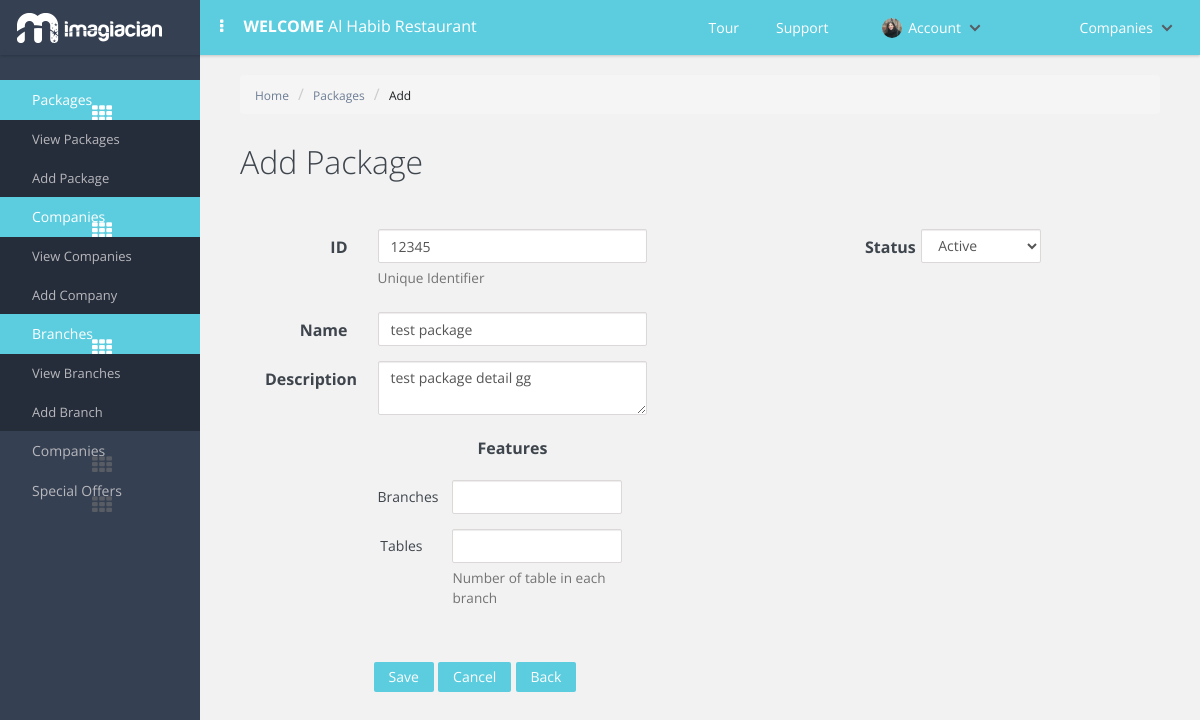
The page /add_package.php?id=1 (signed in) on the database its author committed.
### tables this page shows
CREATE TABLE `packages` (
  `package_id` int(11) NOT NULL AUTO_INCREMENT,
  `package_unique_id` varchar(32) NOT NULL,
  `package_name` varchar(32) NOT NULL,
  `package_detail` varchar(64) NOT NULL,
  `package_features` longtext NOT NULL,
  `package_status` varchar(32) NOT NULL,
  PRIMARY KEY (`package_id`)
);

### common/class.database.php (called while the page is built, shortened)
<?php
class Database {
    public $_DB;
    public $_query;
    public $_where = array();
    public $_select = array();
    public $_action;
    public $_table;
    public $_force_select_all = false;
    public function __construct() {
        try {
            $this->_DB = new PDO('mysql:host=' . DB_HOST . ';dbname=' . DB_NAME, DB_USER, DB_PASS);
            $this->_DB->setAttribute(PDO::ATTR_ERRMODE, PDO::ERRMODE_EXCEPTION);
        } catch (PDOException $e) {
            echo 'ERROR: ' . $e->getMessage();
        }
    }
    public function where($column_name, $value, $operator = '=') {
        $this->_where[$column_name] = array();
        $this->_where[$column_name][] = $value;
        $this->_where[$column_name][] = $operator;
    }
    public function query($query) {
        try {
            $this->_query = $this->_DB->prepare(filter_var($query, FILTER_SANITIZE_STRING));
            $this->bind_results();
            $this->_query->execute();
            $this->_where = array();
            $this->_select = array();
        } catch (PDOException $e) {
            $er = $e->errorInfo;
            echo '<p style="font-family:arial; background:#F00; position:absolute; z-index:10000; color:#FFF; padding:5px;">ERROR: ' . $er[2] . '</p>';
        }
    }
    public function bind_results() {
        if (!empty($this->_where)) {
            $ci = 0;
            foreach ($this->_where as $c => $value) {
                $ci++;
                if (is_array($value[0])) {
                    foreach ($value[0] as $rkey => $rvalue) {
                        $this->_query->bindValue(':' . $c.($ci+$rkey), $rvalue, $this->get_type($rvalue));
                    }
                }else{
                    $this->_query->bindValue(':' . $c.$ci, $value[0], $this->get_type($value[0]));
                }
            }
        }
    }
    public function get_type($value) {
        if (is_int($value)) {
            $param = PDO::PARAM_INT;
        } elseif (is_bool($value)) {
            $param = PDO::PARAM_BOOL;
        } elseif (is_null($value)) {
            $param = PDO::PARAM_NULL;
        } elseif (is_string($value)) {
            $param = PDO::PARAM_STR;
        } else {
            $param = FALSE;
        }
        return $param;
    }
    public function build_query() {
        $query = $this->_action;
        if ($this->_action == 'SELECT') {
            if (!empty($this->_select)) {
                if ($this->_force_select_all == true) {
                    $query .= ' *,';
                }
                foreach ($this->_select as $column_name => $name) {
                    $query .=' ' . $column_name . ' as ' . $name . ', ';
                }
            } else {
                $query .= ' *';
            }
            $query = rtrim($query, ', ');
        }
        if ($this->_action != 'UPDATE' && $this->_action != 'INSERT') {
            $query .= ' FROM ';
        }
        $query .= $this->_table;
        if (!empty($this->_where)) {
            $query .= ' WHERE ';
            $columns = array();
            $ci = 0;
            foreach ($this->_where as $c => $v) {
                $cn = $c;
                $ci++;
                if ($v[1] == 'BETWEEN') {
                    $columns[] = $cn . ' ' . $v[1] . ' :' . $c.$ci . ' and :' . $c.($ci+1);
                }elseif($v[1] == 'IN'){
                    $columns[] = $cn . ' IN ' . $v[0];
                }else{
                    $columns[] = $cn . ' ' . $v[1] . ' :' . $c.$ci;
                }
            }
            $query .= implode(' AND ', $columns);
        }
        $this->query($query);
    }
    public function result($fetch_type = PDO::FETCH_OBJ) {
        return $this->_query->fetch($fetch_type);
    }
    public function from($table_name, $num_rows = NULL) {
        $this->_action = 'SELECT';
        $this->_table = $table_name;
        $this->build_query();
    }
}

### classes/class.package.php (called while the page is built, shortened)
<?php
class package extends database
{
	private $table_name;
	function __construct()
	{
		$this->table_name = 'packages';
	}
	public function get_packages($ID = NULL)
	{
		if (isset($ID)) {
			$this->from($this->table_name);
			return $this->result();
		}
		else {
			$this->from($this->table_name);
			return $this->all_results();
		}
	}
}
 ?>

### add_package.php (the view, shortened to what this page needs)
<?php include 'includes/header.php'; ?>
<div class="container-fluide">
	<ul class="breadcrumb">
	    <li><a href="#">Home</a></li>
	    <li><a href="view_package.php">Packages</a></li>
	    <li><a class="active" href="#" >Add</a></li>
	</ul>
<div class="page-heading">
	<h1>Add Package</h1>
</div>
<div class="form-container">
<?php
	$package = new package();
	$ID = (isset($_GET['id']))? $_GET['id'] : NULL;
	if (isset($ID)) {
		$package_result = $package->get_packages($ID);
		$package_result->package_features = json_decode($package_result->package_features);
	}
?>
<form class="form-horizontal" action="" method="post">
	<div class="col-sm-6">
		  <div class="form-group">
		    <label for="package_unique_id" class="col-sm-3 control-label">ID</label>
		    <div class="col-sm-8">
		      <input type="text" class="form-control" name="package_unique_id" id="package_unique_id" value="<?php echo (isset($ID))? $package_result->package_unique_id : '' ?>" placeholder="Id" readonly>
		      <small class="help-block">Unique Identifier</small>
		    </div>
		  </div>
		  <div class="form-group">
		    <label for="package_name" class="col-sm-3 control-label">Name</label>
		    <div class="col-sm-8">
		      <input type="text" class="form-control" name="package_name" id="package_name" value="<?php echo (isset($ID))? $package_result->package_name : '' ?>" placeholder="Small description">
		    </div>
		  </div>
		  <div class="form-group">
		    <label for="package_desc" class="col-sm-3 control-label">Description</label>
		    <div class="col-sm-8">
		      <textarea class="form-control" id="package_desc" name="package_desc" placeholder="Details"><?php echo (isset($ID))? $package_result->package_detail : '' ?></textarea>
		    </div>
		  </div>
		  <div class="form-group">
		    <label class="col-sm-3 control-label"></label>
		    <div class="col-sm-8 packages-features">
				<label for="" class="control-label"><strong>Features</strong></label>
				<div class="form-group">
					<label class="col-sm-3 control-label">Branches</label>
					<div class="col-sm-8">
						<input type="text" class="form-control" name="package_features[branches]" value="<?php echo (isset($ID))? $package_result->package_features->branches : '' ?>">
					</div>
				</div>
				<div class="form-group">
					<label class="col-sm-3 control-label">Tables</label>
					<div class="col-sm-8">
						<input type="text" class="form-control" name="package_features[tables]" value="<?php echo (isset($ID))? $package_result->package_features->tables : '' ?>">
						<small class="help-block">Number of table in each branch</small>
					</div>
				</div>
		    </div>
		  </div>
		  <div class="col-sm-offset-3 form-group btn-container ">
			  <input type="submit" name="add_package" class="btn btn-primary" value="Save">
			  <input type="reset" class="btn btn-primary" value="Cancel">
			  <button  class="btn btn-primary">Back</button>
		  </div>
	</div>
    <div class="col-sm-3 col-sm-offset-2">
	  	 <div class="form-group">
		    <label for="package_status" class="col-sm-3 control-label">Status</label>
		    <div class="col-sm-8">
		      <select class="form-control" id="package_status" name="package_status"  required>
					<?php foreach($package->packages_status as $status_key => $status_value){ ?>
						<option value="<?php echo $status_key; ?>" <?php (isset($ID))? $selected_status = $package_result->package_status : '';if(isset($ID)){if($status_key == $selected_status){echo 'selected=selected';}}?> ><?php echo $status_value; ?></option>
						<?php } ?>
				</select>
		    </div>
		  </div>
	</div>
 </form>
</div>
	</div>
<?php include 'includes/footer.php'; ?>

### assets/codyhouse-menu/css/style.css (style rules this page uses)
*, *::after, *::before { box-sizing: border-box; }
html { font-size: 62.5%; }
body { font-size: 1.6rem; font-family: "Open Sans", sans-serif; color: #3e454c; background-color: #ffffff; }
body::after { clear: both; content: ""; display: table; }
a { color: #1784c7; text-decoration: none; }
input { font-family: "Open Sans", sans-serif; font-size: 1.6rem; }
.cd-main-content .content-wrapper h1 { text-align: center; padding: 3em 0; font-size: 2rem; }
@media only screen and (min-width: 768px) { .cd-main-content .content-wrapper h1 { padding: 4em 0; font-size: 3.2rem; font-weight: 300; } }

### assets/css/main-styles.css (style rules this page uses)
.breadcrumb a { color: #6e7e95; font-size: 12px; }
.breadcrumb .active { color: #1C1F22!important; }
body { background-color: #f2f2f2; }
.form-container { padding: 30px 10px; margin: auto; }
.btn-container { text-align: center; }
.btn-container .btn { border-radius: 2px; background: #5CCDDF; border: 0px; padding: 5px 15px; margin-top: 15px; }
.form-container .form-control { border: 1px solid #DCD8D8; border-radius: 2px; }
.form-control[disabled], .form-control[readonly], fieldset[disabled] .form-control { background-color: white!important; }
.page-heading h1 { text-align: left!important; padding: 10px 0px!important; }
.packages-features label { font-weight: normal; font-size: 14px; display: block; }
.packages-features label strong { font-size: 16px; display: block; text-align: center; margin-bottom: 20px; }

### rows shown on the page
packages: package_unique_id "12345", package_name "test package", package_desc "test package detail gg", package_status "Active"
